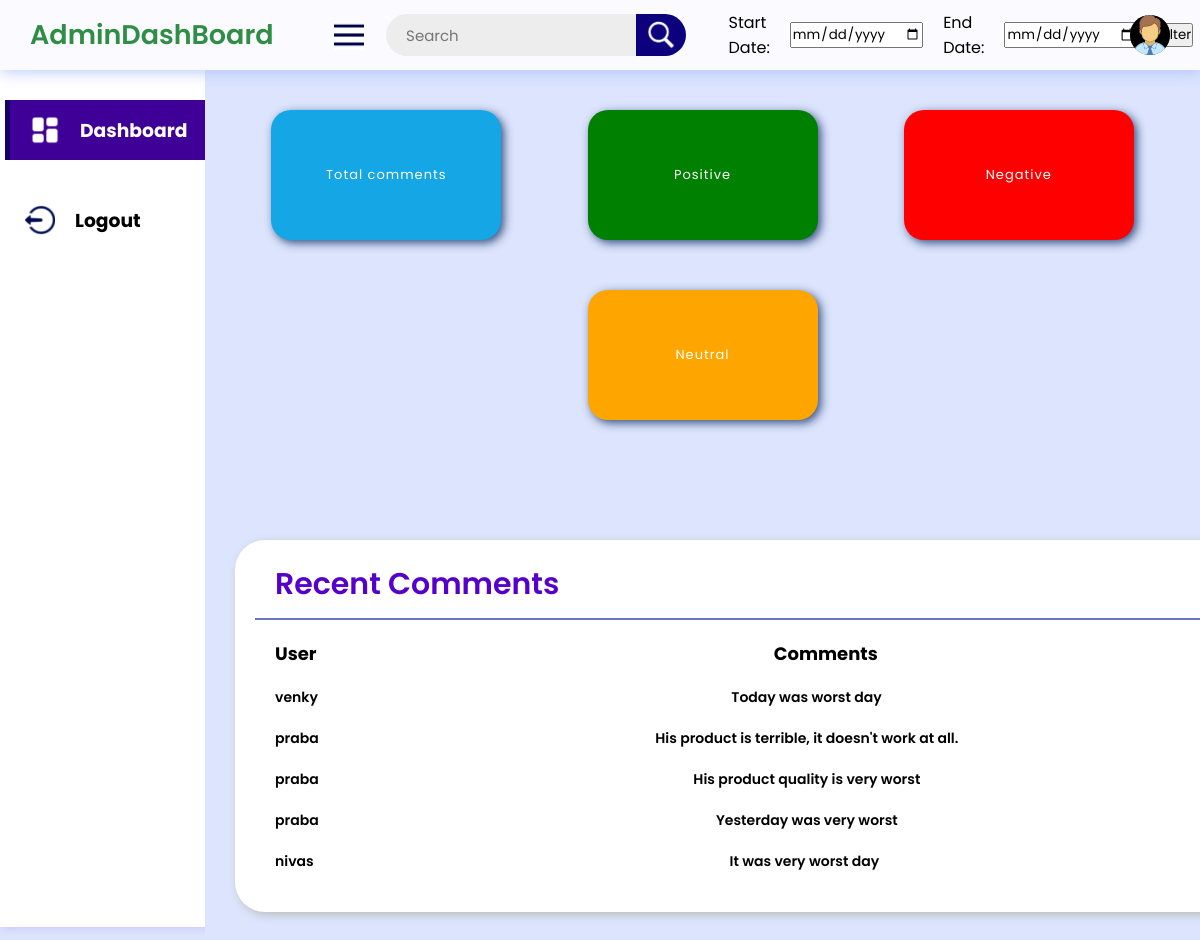
/negative (signed in), run on an earlier commit of the app's database.
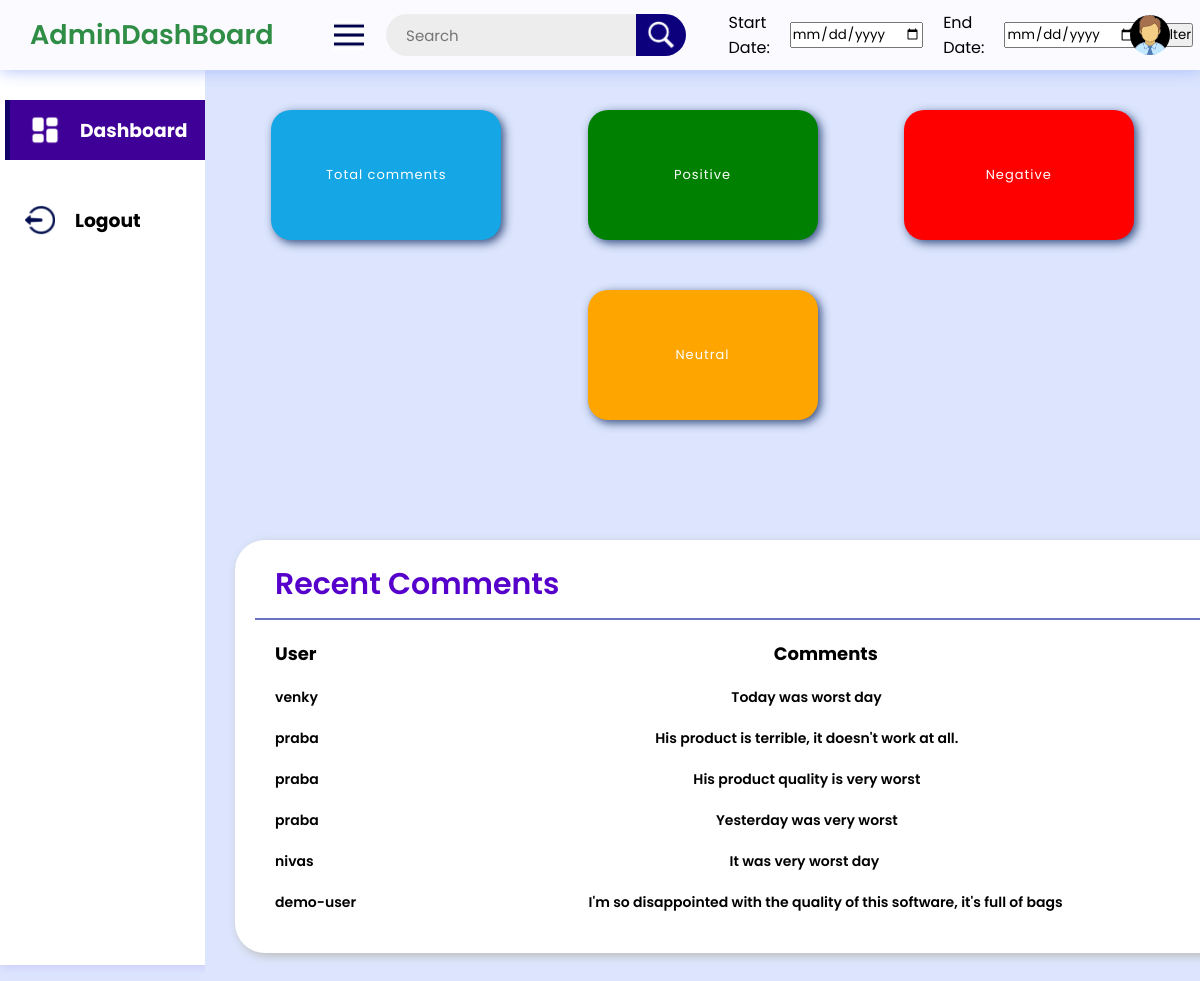
And on a later commit of the database.
### db.py (models this page shows)
class Comment(db.Model):
    id = db.Column(db.Integer, primary_key=True)
    user = db.Column(db.String(80), nullable=False)
    text = db.Column(db.String(500), nullable=False)
    sentiment = db.Column(db.Float)
    sentiment_label = db.Column(db.String(10))
    date = db.Column(Date, default=datetime.utcnow().date())

### route.py (the view)
@app.route('/negative', methods=['GET'])
@login_required
def get_negative():
    comments = Comment.query.all()
    total_comment=[]
    my_tuple=[]
    for i in range(len(comments)):
        if comments[i].sentiment_label == "Negative":
            comment={}
            comment["user"]=comments[i].user
            comment["comment"]=comments[i].text
            comment["sentiment_label"]=comments[i].sentiment_label
            total_comment.append(comment)
    return render_template('negative.html', comments=total_comment)

### route.py (called while the page is built)
@login_manager.user_loader
def load_user(user_id):
    return User.query.get(int(user_id))

### templates/negative.html (shortened to what this page needs)
<!DOCTYPE html>
<html lang="en">
<head>
	<link rel="stylesheet"
		href="{{ url_for('static', filename='css/style.css') }}">
	<link rel="stylesheet"
		href="{{ url_for('static', filename='css/responsive.css') }}">
</head>
<body>
	<header>
		<div class="logosec">
			<div class="logo">AdminDashBoard</div>
			<img src="{{ url_for('static', filename='images/menu-icon.png') }}"
				class="icn menuicn"
				id="menuicn"
				alt="menu-icon">
		</div>
		<div class="searchbar">
			<input type="text"
				placeholder="Search">
			<div class="searchbtn">
			<img src="{{ url_for('static', filename='images/search-icon.png') }}"
					class="icn srchicn"
					alt="search-icon">
			</div>
		</div>
		<form method="POST" class="date" id="filter-form">
			Start Date: <input type="date" name="start_date" id="start-date">
			End Date: <input type="date" name="end_date" id="end-date">
			<input type="submit" value="Filter">
		</form>
			<div class="dp">
			<img src="{{ url_for('static', filename='images/dp.png') }}"
					class="dpicn"
					alt="dp">
			</div>
	</header>
	<div class="main-container">
		<div class="navcontainer">
			<nav class="nav">
				<div class="nav-upper-options">
					<div class="nav-option option1">
						<img src="{{ url_for('static', filename='images/dashboard.png') }}"
							class="nav-img"
							alt="dashboard">
						<h3> Dashboard</h3>
					</div>
					<div class="nav-option logout" id="logout">
						<img src="{{ url_for('static', filename='images/logout.png') }}"
							class="nav-img"
							alt="logout">
						<h3>Logout</h3>
					</div>
				</div>
			</nav>
		</div>
		<div class="main">
			<div class="box-container">
				<div class="box box1" id="home">
					<div class="text">
						<h2 class="topic">Total comments</h2>
					</div>
				</div>
				<div class="box box2" id="positive">
					<div class="text">
						<h2 class="topic">Positive</h2>
					</div>
				</div>
				<div class="box box3" id="negative">
					<div class="text">
						<h2 class="topic">Negative</h2>
					</div>
				</div>
				<div class="box box4" id="neutral">
					<div class="text">
						<h2 class="topic">Neutral</h2>
					</div>
				</div>
			<div class="report-container">
				<div class="report-header">
					<h1 class="recent-Articles">Recent Comments</h1>
				</div>
				<div class="report-body">
					<div class="report-topic-heading">
						<h3 class="t-op">User</h3>
						<h3 class="t-op">Comments</h3>
					</div>
					<div class="items" id="positive-comments">
						{% for comment in comments %}
						<div class="item1">
							<h3 class="t-op-nextlvl">{{ comment.user }}</h3>
							<h3 class="t-op-nextlvl">{{ comment.comment }}</h3>
						</div>
					{% endfor %}
					</div>
				</div>
			</div>
		</div>
	</div>
</body>
</html>

What changed in the data, as far as the page shows it:
added Comment: user "demo-user", comment "I'm so disappointed with the quality of this software, it's full of bags"
